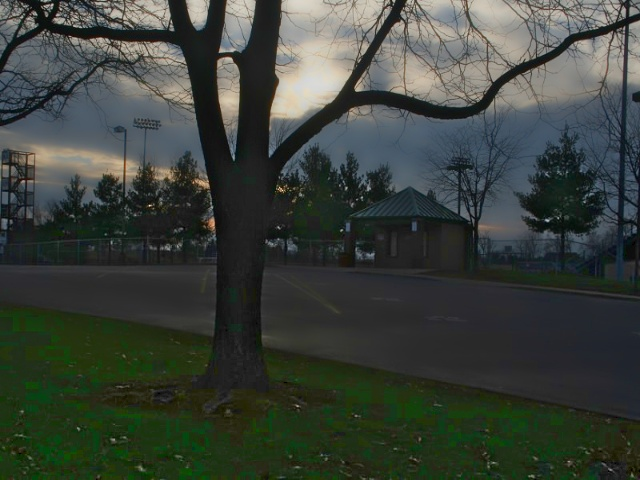
#> input picture src/enhanced_example.jpg, 640 x 480 px
$ python histogram.py enhanced_example.jpg
#> lines starting #> are read from the running program, lines starting #| are printed output that depends on the picture
### src/ena/args_ter.py
import argparse

def parse_args_path():
    parser = argparse.ArgumentParser(description="Image Navigator")
    parser.add_argument("path", type=str, help="Path de la imagen")
    args = parser.parse_args()
    return args.path

### src/histogram.py
import cv2 as cv
import matplotlib.pyplot as plt
import ena

# Load the image
path = ena.parse_args_path()

img = cv.imread(path)
#> img is the input picture: shape (480, 640, 3); mean B, G, R 58.4, 65.5, 58.8

if img is None:
    print("Error: Could not load the image.")
    exit()

# Split the color channels
b, g, r = cv.split(img)
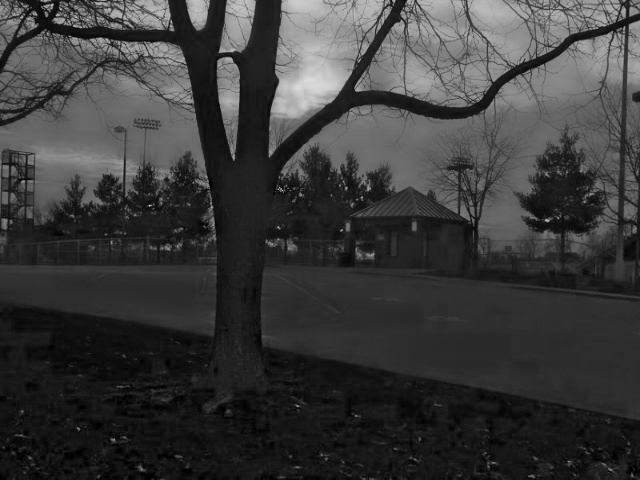
#> b: shape (480, 640); min 0, max 224, mean 58.4
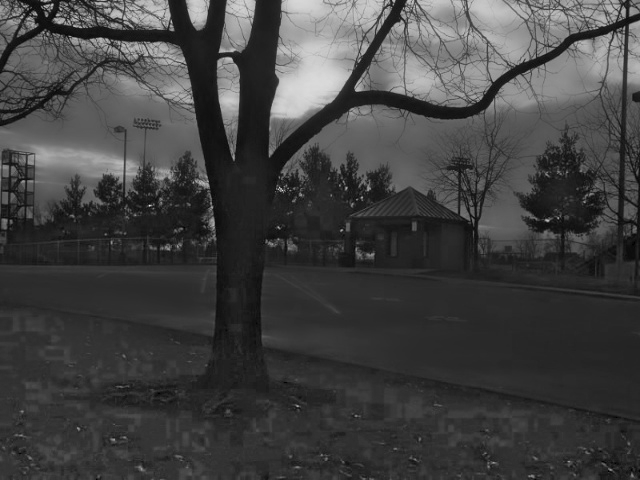
#> g: shape (480, 640); min 0, max 241, mean 65.5
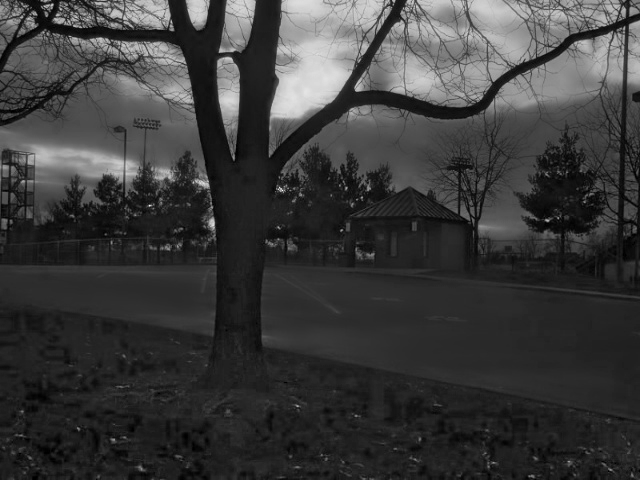
#> r: shape (480, 640); min 0, max 254, mean 58.8

# Compute the histograms
hist_b = cv.calcHist([b], [0], None, [256], [0, 256])
#> hist_b = 256 values, max 7498 at index 46, min 0 at index 220, mean 1200
hist_g = cv.calcHist([g], [0], None, [256], [0, 256])
#> hist_g = 256 values, max 8669 at index 43, min 0 at index 220, mean 1200
hist_r = cv.calcHist([r], [0], None, [256], [0, 256])
#> hist_r = 256 values, max 9167 at index 33, min 0 at index 229, mean 1200

# Configure subplots
plt.figure(figsize=(12, 6))

# Display the original image
plt.subplot(1, 2, 1)
img_rgb = cv.cvtColor(img, cv.COLOR_BGR2RGB)  # Convert from BGR to RGB
plt.imshow(img_rgb)
plt.axis("off")
plt.title("Image")

# Display the histograms
plt.subplot(1, 2, 2)
plt.title("Color Channel Histograms")
plt.xlabel("Intensity")
plt.ylabel("# of Pixels")
plt.plot(hist_b, color="blue", label="Blue Channel")
plt.plot(hist_g, color="green", label="Green Channel")
plt.plot(hist_r, color="red", label="Red Channel")
plt.xlim([0, 256])
plt.legend()

# Show the figure
plt.tight_layout()
plt.show()
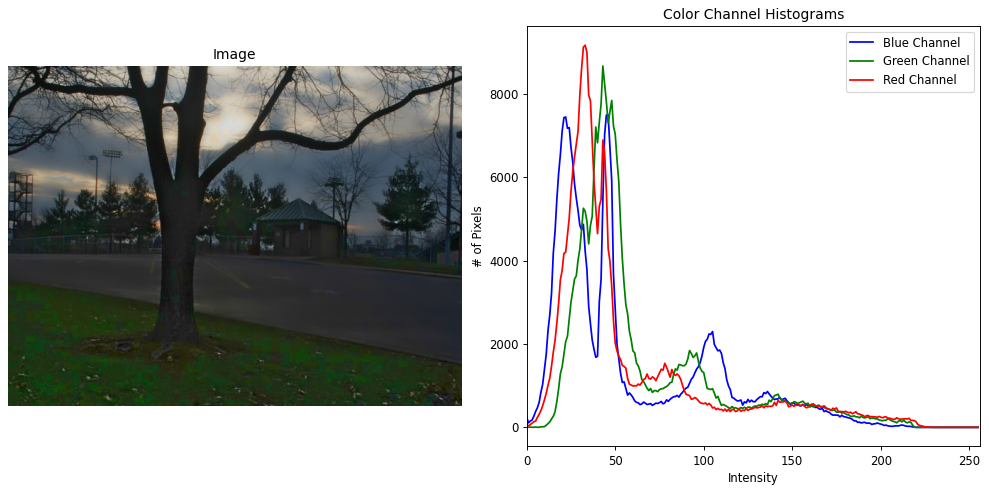
#> figure drawn by matplotlib, 2 panels; panel 2: curve peaks at x = 46, y = 7498; panel 2: curve peaks at x = 43, y = 8669; panel 2: curve peaks at x = 33, y = 9167
